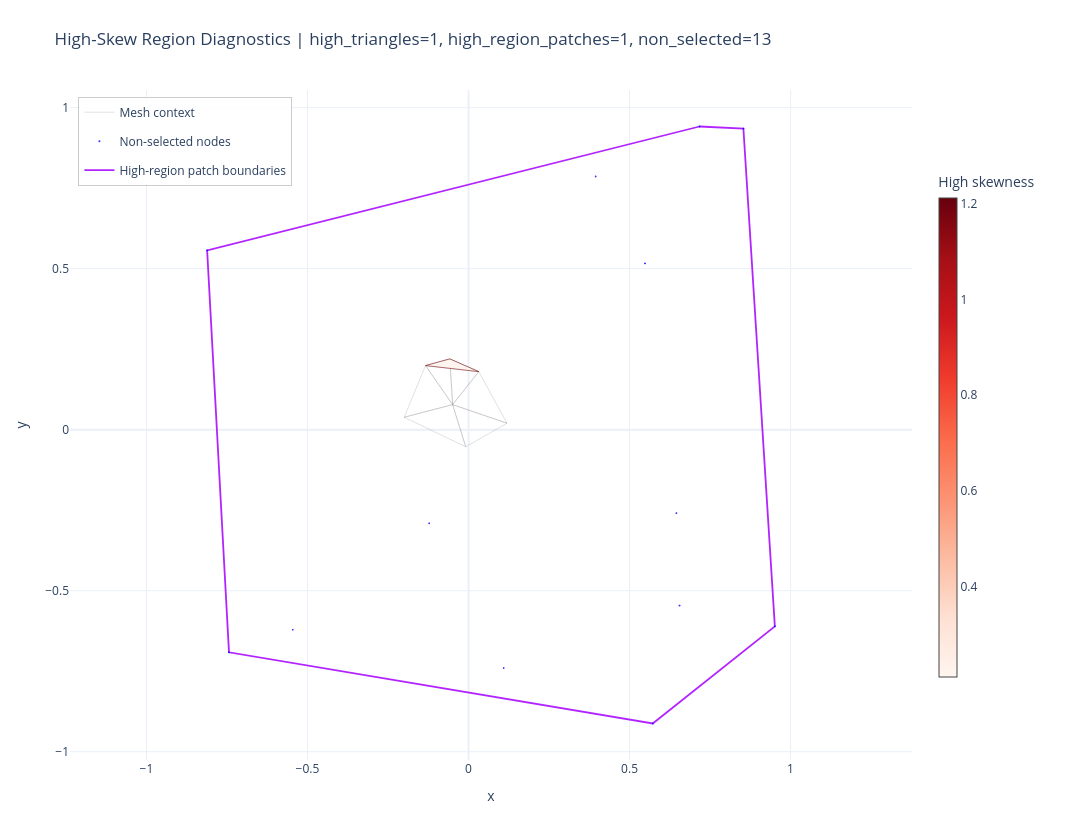

Notebook code cell kept with this figure:
### Code cell
# High-skew regions + patch-region overlay + high-region aspect-ratio stats
# + non-selected node overlay (mesh-aware alignment)
from plotly.colors import sample_colorscale
import plotly.express as px
from scipy.spatial import ConvexHull

mesh_nodes = np.asarray(mesh_info['nodes'], dtype=float)
triangles = np.asarray(mesh_info['triangles'], dtype=np.intp)
mesh_global_idx = np.asarray(mesh_info['global_idx'], dtype=np.intp)

if len(triangles) == 0:
    raise ValueError('No triangles in mesh.')

p_tri = mesh_nodes[triangles]  # (T,3,2)

# Triangle angles
angles = np.zeros((len(triangles), 3), dtype=float)
for i in range(3):
    v1 = p_tri[:, (i + 1) % 3] - p_tri[:, i]
    v2 = p_tri[:, (i + 2) % 3] - p_tri[:, i]
    cos_a = np.sum(v1 * v2, axis=1) / (
        np.linalg.norm(v1, axis=1) * np.linalg.norm(v2, axis=1) + 1e-30
    )
    angles[:, i] = np.degrees(np.arccos(np.clip(cos_a, -1, 1)))

theta_min = angles.min(axis=1)
theta_max = angles.max(axis=1)
tri_skewness = np.maximum((theta_max - 60.0) / 120.0, (60.0 - theta_min) / 60.0)

# Triangle aspect ratio
edges = np.zeros((len(triangles), 3), dtype=float)
for i in range(3):
    edges[:, i] = np.linalg.norm(p_tri[:, (i + 1) % 3] - p_tri[:, i], axis=1)
aspect_ratio = edges.max(axis=1) / (edges.min(axis=1) + 1e-30)

# High-skew subset
skew_abs_threshold = 0.50
skew_percentile = 95
skew_pct_threshold = float(np.percentile(tri_skewness, skew_percentile))
skew_cutoff = max(skew_abs_threshold, skew_pct_threshold)

count_above_threshold = int(np.sum(tri_skewness >= skew_cutoff))
high_mask = tri_skewness >= skew_cutoff
if not np.any(high_mask):
    top_k = min(10, len(triangles))
    idx_top = np.argsort(tri_skewness)[-top_k:]
    high_mask[idx_top] = True

high_triangles = triangles[high_mask]
high_skew = tri_skewness[high_mask]
high_min_angle = theta_min[high_mask]
high_ar = aspect_ratio[high_mask]

# Global nodes participating in high-skew triangles
high_local_nodes = np.unique(high_triangles.reshape(-1))
high_global_nodes = set(mesh_global_idx[high_local_nodes].astype(int).tolist())

# Selected global indices used downstream (merged if present, raw fallback)
if 'selected_indices_for_downstream' in globals() and len(selected_indices_for_downstream) > 0:
    selected_global = np.asarray(selected_indices_for_downstream, dtype=np.intp)
else:
    selected_parts = []
    for rec in records:
        gidx = np.asarray(getattr(rec, 'global_indices', []), dtype=np.intp)
        if gidx.size == 0:
            continue
        bitstring = getattr(rec, 'bitstring', None)
        if bitstring is None:
            continue
        if isinstance(bitstring, str):
            bits = np.array([int(ch) for ch in bitstring], dtype=np.intp)
        else:
            bits = np.asarray(bitstring, dtype=np.intp)
        n = min(len(bits), len(gidx))
        if n == 0:
            continue
        local_selected = np.where(bits[:n] == 1)[0]
        if local_selected.size:
            selected_parts.append(gidx[:n][local_selected])
    selected_global = np.unique(np.concatenate(selected_parts)) if selected_parts else np.empty(0, dtype=np.intp)

selected_global_set = set(selected_global.astype(int).tolist())

# Select patches that overlap high-skew nodes
high_patches = []
for rec in records:
    gidx = np.asarray(getattr(rec, 'global_indices', []), dtype=np.intp)
    if gidx.size == 0:
        continue
    if any(int(g) in high_global_nodes for g in gidx):
        high_patches.append(gidx)

# Mesh-aware coordinate mapping: use smoothed mesh coords when available.
global_to_local = {int(g): i for i, g in enumerate(mesh_global_idx)}


def _coords_from_global(global_ids):
    out = []
    for gid in np.asarray(global_ids, dtype=np.intp):
        li = global_to_local.get(int(gid))
        if li is not None:
            out.append(mesh_nodes[li])
        else:
            out.append(np.asarray(random_nodes[int(gid)], dtype=float))
    if not out:
        return np.empty((0, 2), dtype=float)
    return np.asarray(out, dtype=float)

# Build patch boundaries (convex hull proxy) for overlay
patch_boundaries = []
high_patch_node_set = set()
for gidx in high_patches:
    high_patch_node_set.update(np.asarray(gidx, dtype=np.intp).astype(int).tolist())

    pts = _coords_from_global(gidx)
    if len(pts) < 3:
        continue
    try:
        hull = ConvexHull(pts)
        boundary = pts[hull.vertices]
    except Exception:
        center = pts.mean(axis=0)
        ang = np.arctan2(pts[:, 1] - center[1], pts[:, 0] - center[0])
        boundary = pts[np.argsort(ang)]

    if len(boundary) >= 3:
        boundary = np.vstack([boundary, boundary[0]])
        patch_boundaries.append(boundary)

# Non-selected nodes in high-region patches
non_selected_global = np.array(sorted(high_patch_node_set - selected_global_set), dtype=np.intp)


non_selected_nodes = _coords_from_global(non_selected_global)

# Fixed skewness scale: 0 = equilateral, 1 = degenerate
cmin = 0.0
cmax = 1.0
denom = 1.0

fig_high = go.Figure()

# Mesh context
edge_x, edge_y = [], []
for t in triangles:
    pts = mesh_nodes[t]
    loop = np.vstack([pts, pts[0]])
    edge_x.extend(loop[:, 0].tolist() + [None])
    edge_y.extend(loop[:, 1].tolist() + [None])

fig_high.add_trace(
    go.Scatter(
        x=edge_x,
        y=edge_y,
        mode='lines',
        name='Mesh context',
        line=dict(color='rgba(120,120,120,0.22)', width=1),
        hoverinfo='skip',
    )
)

# Filled high-skew triangles
for tri, sk in zip(high_triangles, high_skew):
    pts = mesh_nodes[tri]
    loop = np.vstack([pts, pts[0]])
    t = float(np.clip((float(sk) - cmin) / denom, 0.0, 1.0))
    fill_col = sample_colorscale('Reds', [t])[0]
    fig_high.add_trace(
        go.Scatter(
            x=loop[:, 0],
            y=loop[:, 1],
            mode='lines',
            line=dict(color='rgba(120,20,20,0.6)', width=1),
            fill='toself',
            fillcolor=fill_col,
            hovertemplate=f'Skew={float(sk):.4f}<extra></extra>',
            showlegend=False,
        )
    )

# Non-selected nodes (aligned via mesh-aware mapping)
if len(non_selected_nodes) > 0:
    fig_high.add_trace(
        go.Scattergl(
            x=non_selected_nodes[:, 0],
            y=non_selected_nodes[:, 1],
            mode='markers',
            name='Non-selected nodes',
            marker=dict(color='blue', size=2, opacity=0.8),
        )
    )

# Overlay boundaries of patches that contain high-skew nodes
palette = px.colors.qualitative.Alphabet + px.colors.qualitative.Dark24 + px.colors.qualitative.Light24
for i, boundary in enumerate(patch_boundaries):
    fig_high.add_trace(
        go.Scatter(
            x=boundary[:, 0],
            y=boundary[:, 1],
            mode='lines',
            line=dict(color=palette[i % len(palette)], width=1.8),
            name='High-region patch boundaries',
            legendgroup='high_region_boundaries',
            showlegend=(i == 0),
            hoverinfo='skip',
            opacity=0.9,
        )
    )

# Colorbar host
high_centroids = mesh_nodes[high_triangles].mean(axis=1)
fig_high.add_trace(
    go.Scatter(
        x=high_centroids[:, 0],
        y=high_centroids[:, 1],
        mode='markers',
        marker=dict(
            size=0.1,
            color=high_skew,
            colorscale='Reds',
            cmin=cmin,
            cmax=cmax,
            colorbar=dict(title='High skewness', x=1.02, y=0.5, len=0.78, thickness=18),
            showscale=True,
            opacity=0.0,
        ),
        hoverinfo='skip',
        showlegend=False,
    )
)

fig_high.update_layout(
    title=(
        f'High-Skew Region Diagnostics | high_triangles={len(high_triangles)}, '
        f'high_region_patches={len(patch_boundaries)}, non_selected={len(non_selected_nodes)}'
    ),
    xaxis_title='x',
    yaxis_title='y',
    template='plotly_white',
    width=1100,
    height=820,
    dragmode='pan',
    margin=dict(l=70, r=180, t=90, b=60),
    legend=dict(
        x=0.01,
        y=0.99,
        xanchor='left',
        yanchor='top',
        bgcolor='rgba(255,255,255,0.85)',
        bordercolor='rgba(0,0,0,0.2)',
        borderwidth=1,
    ),
)
fig_high.update_yaxes(scaleanchor='x', scaleratio=1)
fig_high.show()

print(f'Skewness cutoff: {skew_cutoff:.4f} (abs={skew_abs_threshold}, p{skew_percentile}={skew_pct_threshold:.4f})')
print(f'Count above threshold: {count_above_threshold} / {len(triangles)} ({100.0*count_above_threshold/max(1,len(triangles)):.2f}%)')
print(f'Plotted high-skew triangles: {len(high_triangles)} / {len(triangles)}')
print(f'High-region patches: {len(patch_boundaries)}')
print(f'Non-selected nodes (high-region patches): {len(non_selected_nodes)}')
print(f'High-region min angle: min={high_min_angle.min():.2f}°, mean={high_min_angle.mean():.2f}°')
print(f'High-region aspect ratio: max={high_ar.max():.2f}, mean={high_ar.mean():.2f}, p95={np.percentile(high_ar,95):.2f}')

### Figure 1 — Plotly figure (JSON) as saved in the notebook; plotly's stock layout.template omitted (floating-point values rounded to 4 significant figures)
{"data": [{"hoverinfo": "skip", "line": {"color": "rgba(120,120,120,0.22)", "width": 1}, "mode": "lines", "name": "Mesh context", "type": "scatter", "x": [-0.04945, -0.1336, -0.1997, -0.04945, null, -0.008692, -0.04945, -0.1997, -0.008692, null, -0.04945, -0.008692, 0.1195, -0.04945, null, 0.0319, -0.04945, 0.1195, 0.0319, null, -0.04945, -0.05794, -0.1336, -0.04945, null, -0.05794, 0.0319, -0.1336, -0.05794, null, 0.0319, -0.05794, -0.04945, 0.0319, null], "y": [0.0778, 0.199, 0.03856, 0.0778, null, -0.05323, 0.0778, 0.03856, -0.05323, null, 0.0778, -0.05323, 0.02009, 0.0778, null, 0.1802, 0.0778, 0.02009, 0.1802, null, 0.0778, 0.2197, 0.199, 0.0778, null, 0.2197, 0.1802, 0.199, 0.2197, null, 0.1802, 0.2197, 0.0778, 0.1802, null]}, {"fill": "toself", "fillcolor": "rgb(255, 245, 240)", "hovertemplate": "Skew=0.7128<extra></extra>", "line": {"color": "rgba(120,20,20,0.6)", "width": 1}, "mode": "lines", "showlegend": false, "type": "scatter", "x": [-0.05794, 0.0319, -0.1336, -0.05794], "y": [0.2197, 0.1802, 0.199, 0.2197]}, {"marker": {"color": "blue", "opacity": 0.8, "size": 2}, "mode": "markers", "name": "Non-selected nodes", "type": "scattergl", "x": [0.5479, -0.1222, 0.7172, 0.3947, -0.8116, 0.9512, 0.5721, -0.7438, 0.8535, 0.6455, -0.5455, 0.1092, 0.6553], "y": [0.5162, -0.2909, 0.9414, 0.7862, 0.5568, -0.6107, -0.9124, -0.6914, 0.935, -0.2591, -0.6211, -0.7402, -0.5462]}, {"hoverinfo": "skip", "legendgroup": "high_region_boundaries", "line": {"color": "#AA0DFE", "width": 1.8}, "mode": "lines", "name": "High-region patch boundaries", "opacity": 0.9, "showlegend": true, "type": "scatter", "x": [0.7172, -0.8116, -0.7438, 0.5721, 0.9512, 0.8535, 0.7172], "y": [0.9414, 0.5568, -0.6914, -0.9124, -0.6107, 0.935, 0.9414]}, {"hoverinfo": "skip", "marker": {"cmax": 0.7128, "cmin": 0.7128, "color": [0.7128], "colorbar": {"len": 0.78, "thickness": 18, "title": {"text": "High skewness"}, "x": 1.02, "y": 0.5}, "colorscale": [[0, "rgb(255,245,240)"], [0.125, "rgb(254,224,210)"], [0.25, "rgb(252,187,161)"], [0.375, "rgb(252,146,114)"], [0.5, "rgb(251,106,74)"], [0.625, "rgb(239,59,44)"], [0.75, "rgb(203,24,29)"], [0.875, "rgb(165,15,21)"], [1, "rgb(103,0,13)"]], "opacity": 0, "showscale": true, "size": 0.1}, "mode": "markers", "showlegend": false, "type": "scatter", "x": [-0.05321], "y": [0.1996]}], "layout": {"dragmode": "pan", "height": 820, "legend": {"bgcolor": "rgba(255,255,255,0.85)", "bordercolor": "rgba(0,0,0,0.2)", "borderwidth": 1, "x": 0.01, "xanchor": "left", "y": 0.99, "yanchor": "top"}, "margin": {"b": 60, "l": 70, "r": 180, "t": 90}, "title": {"text": "High-Skew Region Diagnostics | high_triangles=1, high_region_patches=1, non_selected=13"}, "width": 1100, "xaxis": {"title": {"text": "x"}}, "yaxis": {"scaleanchor": "x", "scaleratio": 1, "title": {"text": "y"}}}}
